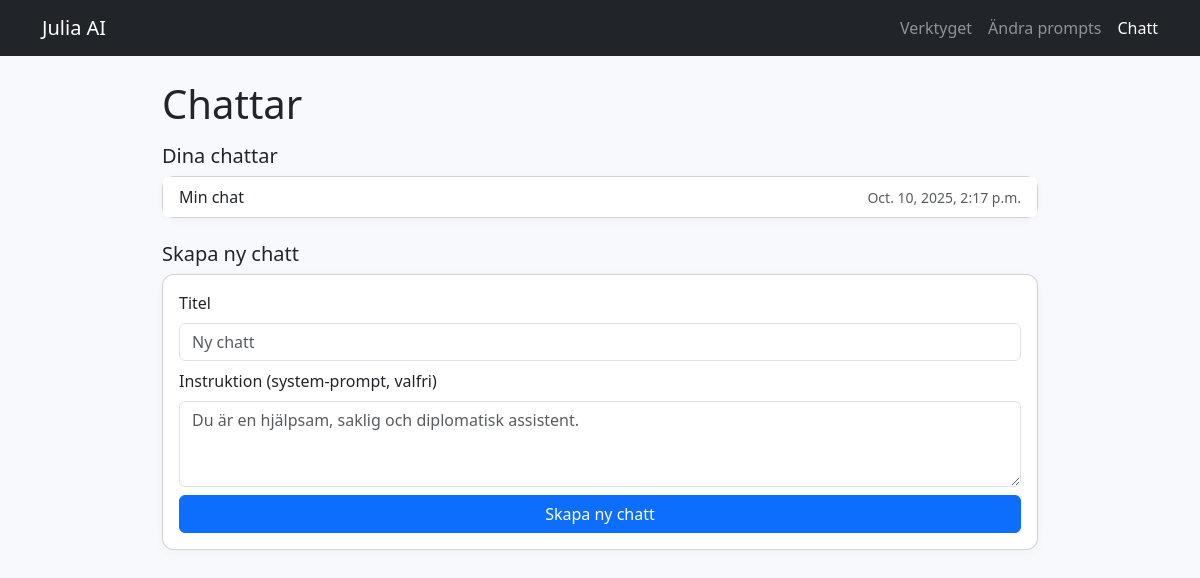
Before: /chat/ (signed in) with the older database file.
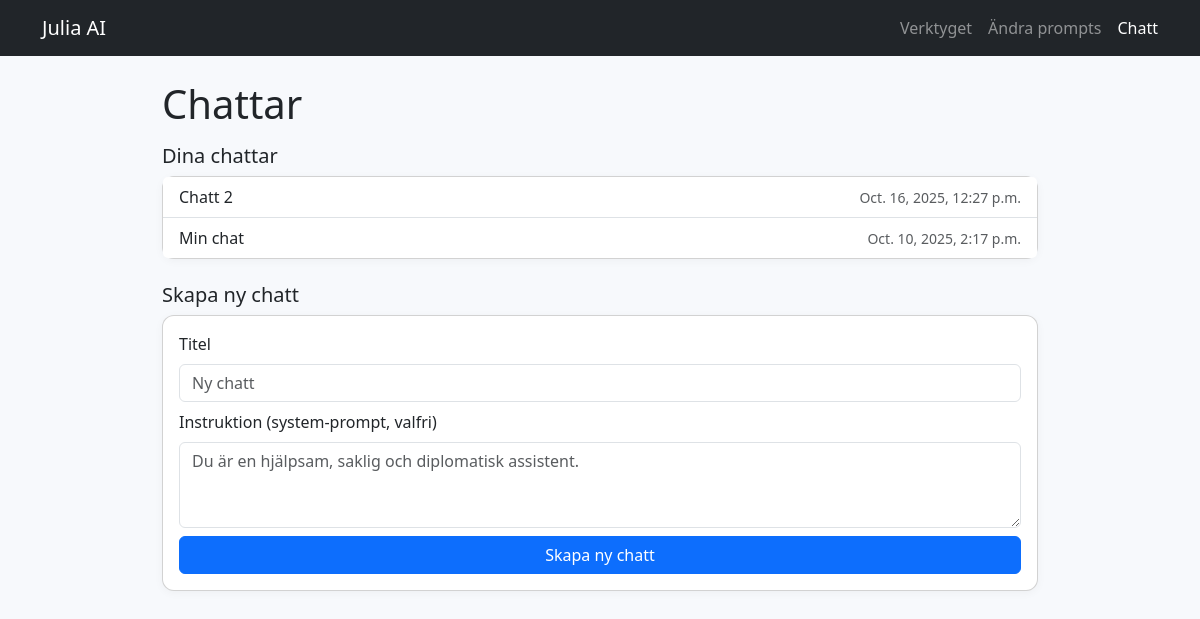
After: the same page with the newer database file.
### myapp/models.py (models this page shows, shortened)
class ChatSession(models.Model):
    user = models.ForeignKey(settings.AUTH_USER_MODEL, on_delete=models.CASCADE)
    title = models.CharField(max_length=200, default="Ny chatt")
    system_prompt = models.TextField(
        default=(
            "Du är en hjälpsam, saklig och diplomatisk assistent. "
            "Skriv tydligt och konkret, mild tonalitet, inga överdrifter."
        )
    )
    created_at = models.DateTimeField(auto_now_add=True)
    updated_at = models.DateTimeField(auto_now=True)

### myapp/views.py (the view, shortened to what this page needs)
# urls.py: path("chat/", views.chat_home, name="chat_home"),
@login_required
def chat_home(request):
    sessions = ChatSession.objects.filter(user=request.user).order_by("-updated_at")
    return render(request, "chat_home.html", {"sessions": sessions})

### templates/chat_home.html (shortened to what this page needs)
{% load static %}
<!doctype html>
<html lang="sv">
<head>
  <link href="https://cdn.jsdelivr.net/npm/bootstrap@5.3.3/dist/css/bootstrap.min.css" rel="stylesheet">
</head>
<body>
<nav class="navbar navbar-dark bg-dark">
  <div class="container">
    <a class="navbar-brand" href="{% url 'index' %}">Julia AI</a>
    <div class="d-flex gap-3">
      <a class="nav-link text-white-50" href="{% url 'index' %}">Verktyget</a>
      <a class="nav-link text-white-50" href="{% url 'prompt_editor' %}">Ändra prompts</a>
      <a class="nav-link active text-white" href="{% url 'chat_home' %}">Chatt</a>
    </div>
  </div>
</nav>
<main class="container container-narrow my-4">
  <h1 class="mb-3">Chattar</h1>
<h5>Dina chattar</h5>
  <div class="card p-0">
    <div class="list-group list-group-flush">
      {% for s in sessions %}
        <a class="list-group-item list-group-item-action d-flex justify-content-between align-items-center"
           href="{% url 'chat_session' s.id %}">
          <span>{{ s.title }}</span>
          <small class="text-muted">{{ s.updated_at }}</small>
        </a>
      {% empty %}
        <div class="list-group-item">Inga chattar ännu.</div>
      {% endfor %}
    </div>
  </div>
    <br>
    <h5>Skapa ny chatt</h5>
  <form method="post" class="card p-3 mb-4">
    <div class="mb-2">
      <label class="form-label">Titel</label>
      <input name="title" class="form-control" placeholder="Ny chatt">
    </div>
    <div class="mb-2">
      <label class="form-label">Instruktion (system-prompt, valfri)</label>
      <textarea name="system_prompt" rows="3" class="form-control"
        placeholder="Du är en hjälpsam, saklig och diplomatisk assistent."></textarea>
    </div>
    <button class="btn btn-primary">Skapa ny chatt</button>
  </form>
</main>
</body>
</html>

Changed rows visible on the page:
added ChatSession: title "Chatt 2", updated_at "Oct. 16, 2025, 12:27 p.m."
